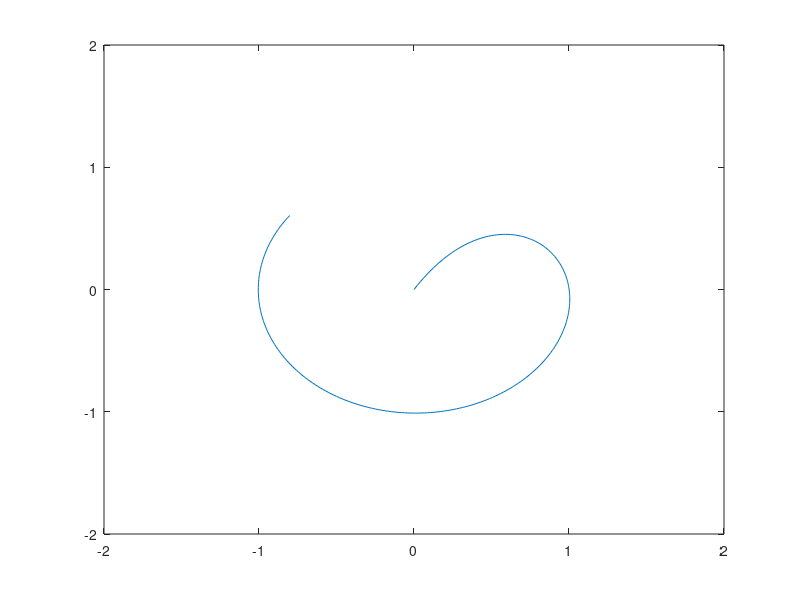

Reproduce this figure in MATLAB.
%% Declaração das variáveis

x=zeros(2,1);
x_desejada=[2;2];
v_desejada=[0;0];
psi_desejado=0;
k=1;
psi=0;
a=0.15;
dt=1/30;
t=0;
t_sim=20;
t1=tic;
t2=tic;
x_plot=[];
T=10;
r=1;


while toc(t1)<t_sim
    if toc(t2)>dt
        t2=tic;

        % Equações
        x_desejada=[r*cos(2*pi*t/T);r*sin(2*pi*t/T)];
        v_desejada=[-r*2*pi/T*sin(2*pi*t/T); r*2*pi/T*cos(2*pi*t/T)];
        
        x_plot=[x_plot x];
        A=[cos(psi) -sin(psi);sin(psi)/a cos(psi)/a];
        A_inv=[cos(psi) sin(psi);-sin(psi)/a cos(psi)/a];
        v_ref=v_desejada+k*(x_desejada-x);
        u=A_inv*v_ref;
        v=v_ref;
        w=u(2);
        x=x+v*dt;
        psi=psi+w*dt;
        t=t+dt;
        
        drawnow
        plot(x_plot(2,:),x_plot(1,:))
        axis([-2 2 -2 2])
        disp(x)

    end
end

